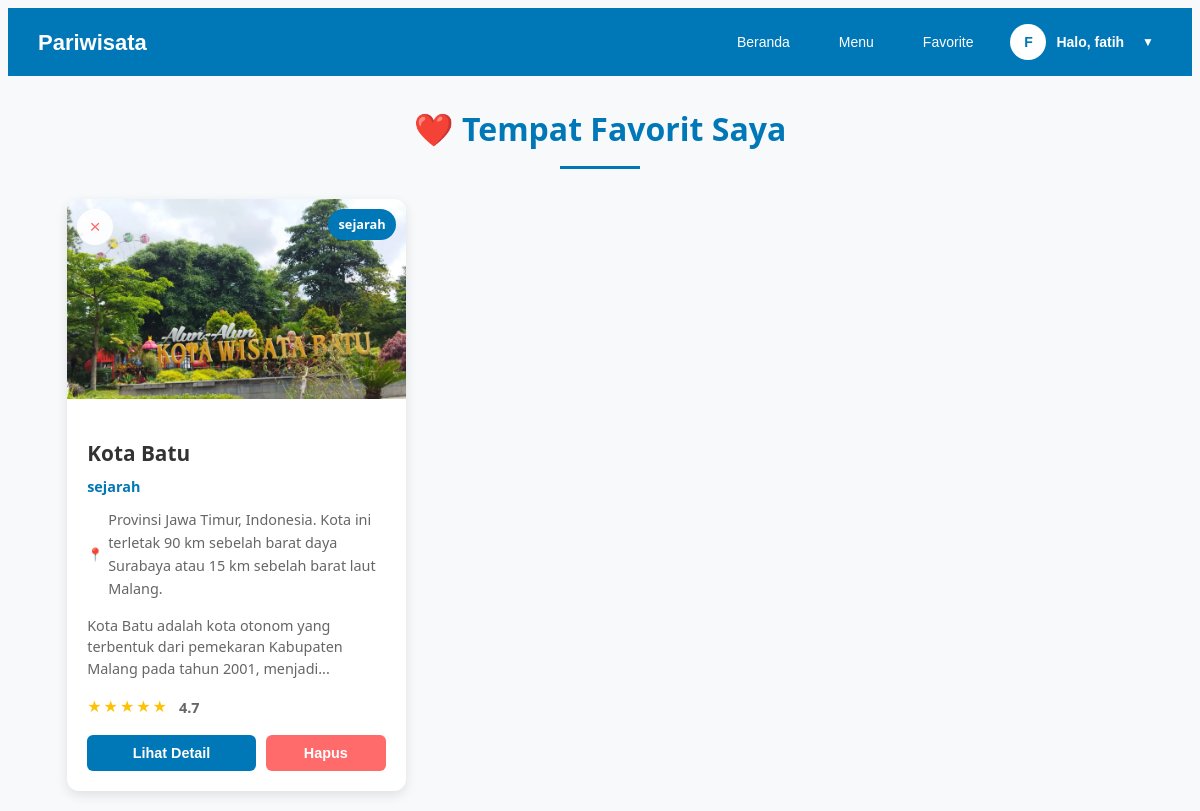
Screenshot of /user/favorite.php (signed in) with the database file from the repository.
### tables this page shows
CREATE TABLE `wisata` (
  `id_wisata` int(11) NOT NULL,
  `nama_wisata` varchar(255) NOT NULL,
  `deskripsi` varchar(255) NOT NULL,
  `lokasi` varchar(255) NOT NULL,
  `gambar` text NOT NULL,
  `rating` decimal(3,2) NOT NULL,
  `id_kategori` int(11) NOT NULL
);

CREATE TABLE `kategori` (
  `id_kategori` int(11) NOT NULL,
  `nama_kategori` varchar(255) NOT NULL
);

### user/favorite.php (the view, shortened to what this page needs)
<?php
include "../koneksi.php";
include "../navbar.php";
$id_user = $_SESSION['id_user'];
$stmt = $koneksi->prepare("SELECT w.*, k.nama_kategori FROM favorit f
  JOIN wisata w ON f.id_wisata = w.id_wisata
  JOIN kategori k ON w.id_kategori = k.id_kategori
  WHERE f.id_user = ?");
$stmt->bind_param("i", $id_user);
$stmt->execute();
$query = $stmt->get_result();
$query->data_seek(0);
?>
<!DOCTYPE html>
<html lang="id">
<head>
</head>
<body>
<div class="container">
  <h2>❤️ Tempat Favorit Saya</h2>
  <div class="card-container">
    <?php
    if ($query->num_rows == 0) {
      echo "<div class='empty-state'>
              <div style='font-size:4rem;margin-bottom:20px;color:#e0e0e0;'>❤️</div>
              <p>Belum ada wisata favorit</p>
              <p>Tambahkan wisata ke favorit untuk melihatnya di sini</p>
              <p><a href='menu.php'>Jelajahi Wisata →</a></p>
            </div>";
    } else {
      while ($row = $query->fetch_assoc()) {
        $rating = !empty($row['rating']) ? floatval($row['rating']) : 4.0;
        ?>
        <div class="card" data-id="<?= $row['id_wisata'] ?>">
          <div class="card-image">
            <img src="../img/<?= $row['gambar'] ?>" alt="<?= $row['nama_wisata'] ?>">
            <div class="card-badge"><?= $row['nama_kategori'] ?></div>
            <button class="remove-btn" title="Hapus dari favorit" data-id="<?= $row['id_wisata'] ?>">×</button>
          </div>
          <div class="card-content">
            <h3 class="card-title"><?= $row['nama_wisata'] ?></h3>
            <div class="card-category"><?= $row['nama_kategori'] ?></div>
            <?php if (!empty($row['lokasi'])): ?>
              <div class="card-location"><?= $row['lokasi'] ?></div>
            <?php endif; ?>
            <p class="card-description"><?= substr($row['deskripsi'], 0, 100) ?>...</p>
            <div class="card-rating">
              <div class="stars">
                <?php
                $fullStars = floor($rating);
                $hasHalfStar = ($rating - $fullStars) >= 0.5;
                for ($i = 1; $i <= 5; $i++) {
                  if ($i <= $fullStars) {
                    echo '<span class="star filled">★</span>';
                  } else if ($i == $fullStars + 1 && $hasHalfStar) {
                    echo '<span class="star filled">★</span>';
                  } else {
                    echo '<span class="star">★</span>';
                  }
                }
                ?>
              </div>
              <span class="rating-value"><?= number_format($rating, 1) ?></span>
            </div>
            <div class="card-actions">
              <button class="btn btn-detail" data-id="<?= $row['id_wisata'] ?>">Lihat Detail</button>
              <button class="btn btn-remove" data-id="<?= $row['id_wisata'] ?>">Hapus</button>
            </div>
          </div>
        </div>
        <?php
      }
    }
    ?>
  </div>
</div>
</body>
</html>

### user/favorite.php (style rules this page uses)
:root { --primary: #0077b6; --secondary: #ff6b6b; --light: #f8f9fa; --dark: #333; --gray: #666; --light-gray: #e9ecef; --white: #fff; --shadow: 0 4px 12px rgba(0,0,0,0.1); --transition: all 0.3s ease; }
.container * { box-sizing: border-box; }
body { font-family: 'Segoe UI', Tahoma, Geneva, Verdana, sans-serif; background: var(--light); color: var(--dark); line-height: 1.6; }
.container { width: 90%; max-width: 1200px; margin: 20px auto; padding: 0 15px; }
h2 { text-align: center; color: var(--primary); margin-bottom: 30px; font-size: 2rem; position: relative; padding-bottom: 15px; }
h2::after { content: ''; position: absolute; bottom: 0; left: 50%; transform: translateX(-50%); width: 80px; height: 3px; background: var(--primary); }
.card-container { display: grid; grid-template-columns: repeat(auto-fill, minmax(300px, 1fr)); gap: 25px; margin-top: 30px; }
.card { background: var(--white); border-radius: 12px; overflow: hidden; box-shadow: var(--shadow); transition: var(--transition); position: relative; }
.card-image { position: relative; height: 200px; overflow: hidden; }
.card-image img { width: 100%; height: 100%; object-fit: cover; transition: var(--transition); }
.card-badge { position: absolute; top: 10px; right: 10px; background: var(--primary); color: var(--white); padding: 5px 10px; border-radius: 20px; font-size: 0.8rem; font-weight: 600; z-index: 2; }
.remove-btn { position: absolute; top: 10px; left: 10px; background: rgba(255, 255, 255, 0.9); border: none; border-radius: 50%; width: 36px; height: 36px; display: flex; align-items: center; justify-content: center; cursor: pointer; transition: var(--transition); font-size: 1.2rem; color: var(--secondary); z-index: 2; }
.card-content { padding: 20px; }
.card-title { font-size: 1.3rem; margin-bottom: 8px; color: var(--dark); line-height: 1.3; }
.card-category { color: var(--primary); font-size: 0.9rem; margin-bottom: 10px; font-weight: 600; }
.card-location { color: var(--gray); font-size: 0.9rem; margin-bottom: 10px; display: flex; align-items: center; gap: 5px; }
.card-location::before { content: '📍'; font-size: 0.8rem; }
.card-description { color: var(--gray); font-size: 0.9rem; margin-bottom: 15px; display: -webkit-box; -webkit-line-clamp: 3; -webkit-box-orient: vertical; overflow: hidden; line-height: 1.5; }
.card-rating { display: flex; align-items: center; margin-bottom: 15px; }
.stars { display: flex; margin-right: 10px; }
.star { color: #e0e0e0; font-size: 1rem; margin-right: 2px; }
.star.filled { color: #ffc107; }
.rating-value { font-size: 0.9rem; color: var(--gray); font-weight: 600; }
.card-actions { display: flex; justify-content: space-between; gap: 10px; }
.btn { padding: 10px 15px; border-radius: 6px; border: none; font-weight: 600; cursor: pointer; transition: var(--transition); font-size: 0.9rem; flex: 1; text-align: center; }
.btn-detail { background: var(--primary); color: var(--white); }
.btn-remove { background: var(--secondary); color: var(--white); max-width: 120px; }

### rows the page displays
wisata: gambar (picture), id_kategori.nama_kategori "sejarah", nama_wisata "Kota Batu", lokasi "Provinsi Jawa Timur, Indonesia. Kota ini terletak 90 km sebelah barat daya Surabaya atau 15 km sebelah barat laut Malang.", deskripsi "Kota Batu adalah kota otonom yang terbentuk dari pemekaran Kabupaten Malang pada tahun 2001, menjadi", rating "4.7"

### other values shown
substr($_SESSION['username'], 0, 1) "F"
$_SESSION['username'] "fatih"
